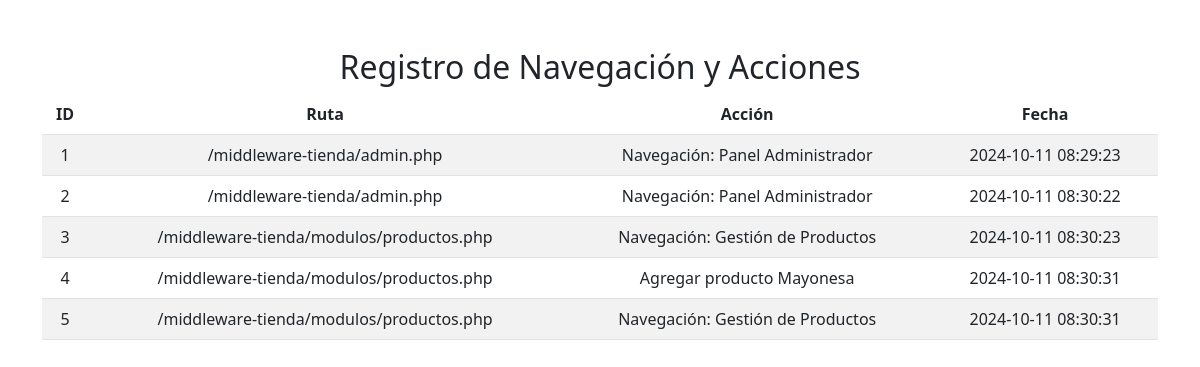
Page /cliente/solicitud.php on the committed database.
### tables this page shows
CREATE TABLE IF NOT EXISTS `accesos` (
  `id` int NOT NULL AUTO_INCREMENT,
  `ruta` varchar(255) NOT NULL,
  `fecha` timestamp NULL DEFAULT CURRENT_TIMESTAMP,
  `accion` varchar(255) DEFAULT NULL,
  PRIMARY KEY (`id`)
);

### cliente/solicitud.php (the view, shortened to what this page needs)
<?php
include '../db.php';
$sql = "SELECT * FROM accesos ORDER BY fecha ASC";
$stmt = $conn->prepare($sql);
$stmt->execute();
$accesos = $stmt->fetchAll();
?>
<!DOCTYPE html>
<html lang="en">
<head>
    <link href="https://cdn.jsdelivr.net/npm/bootstrap@5.3.0-alpha1/dist/css/bootstrap.min.css" rel="stylesheet">
</head>
<body>
    <div class="container mt-5">
        <h2 class="text-center">Registro de Navegación y Acciones</h2>
        <table class="table table-striped">
            <thead>
                <tr>
                    <th>ID</th>
                    <th>Ruta</th>
                    <th>Acción</th>
                    <th>Fecha</th>
                </tr>
            </thead>
            <tbody>
                <?php foreach ($accesos as $acceso): ?>
                    <tr>
                        <td><?= $acceso['id']; ?></td>
                        <td><?= $acceso['ruta']; ?></td>
                        <td><?= $acceso['accion']; ?></td>
                        <td><?= $acceso['fecha']; ?></td>
                    </tr>
                <?php endforeach; ?>
            </tbody>
        </table>
    </div>
</body>
</html>

### cliente/solicitud.php (style rules this page uses)
table thead tr th { text-align:center; }
table tbody td { text-align:center; }

### rows in the picture
accesos: id "1", ruta "/middleware-tienda/admin.php", accion "Navegación: Panel Administrador", fecha "2024-10-11 08:29:23"
accesos: id "2", ruta "/middleware-tienda/admin.php", accion "Navegación: Panel Administrador", fecha "2024-10-11 08:30:22"
accesos: id "3", ruta "/middleware-tienda/modulos/productos.php", accion "Navegación: Gestión de Productos", fecha "2024-10-11 08:30:23"
accesos: id "4", ruta "/middleware-tienda/modulos/productos.php", accion "Agregar producto Mayonesa", fecha "2024-10-11 08:30:31"
accesos: id "5", ruta "/middleware-tienda/modulos/productos.php", accion "Navegación: Gestión de Productos", fecha "2024-10-11 08:30:31"
